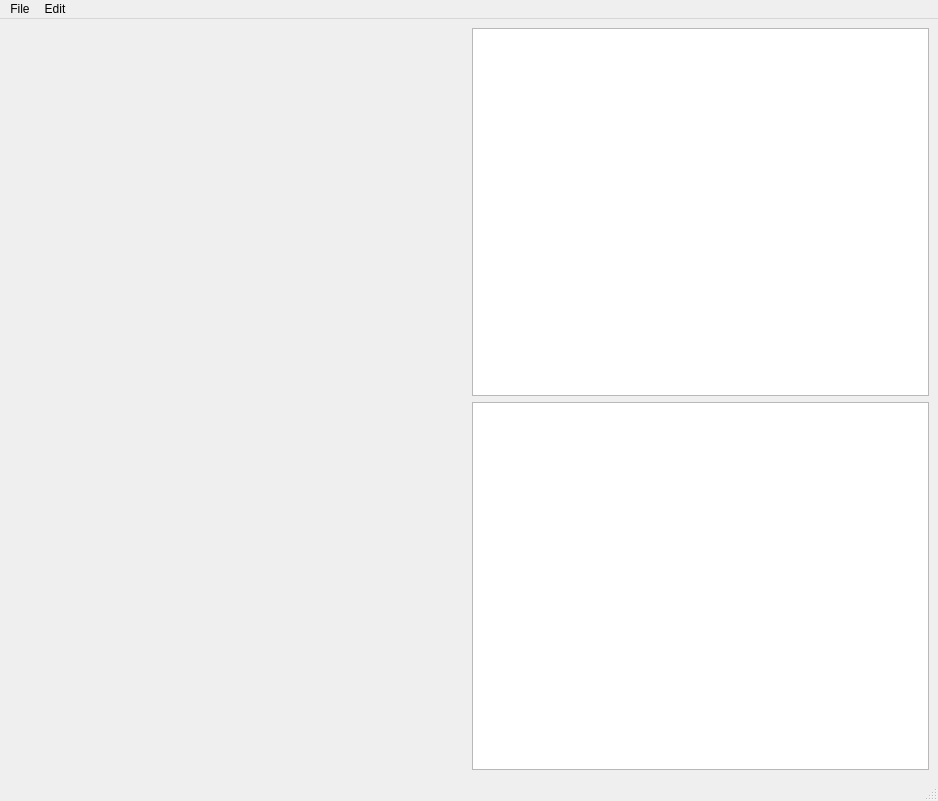
<?xml version="1.0" encoding="UTF-8"?>
<ui version="4.0">
 <class>MainWindow</class>
 <widget class="QMainWindow" name="MainWindow">
  <property name="geometry">
   <rect>
    <x>0</x>
    <y>0</y>
    <width>938</width>
    <height>801</height>
   </rect>
  </property>
  <property name="windowTitle">
   <string>Octanavir</string>
  </property>
  <widget class="QWidget" name="centralwidget">
   <layout class="QHBoxLayout" name="horizontalLayout">
    <item>
     <layout class="QVBoxLayout" name="layoutPlots">
      <item>
       <widget class="QWidget" name="pltData" native="true">
        <property name="sizePolicy">
         <sizepolicy hsizetype="Expanding" vsizetype="Preferred">
          <horstretch>0</horstretch>
          <verstretch>0</verstretch>
         </sizepolicy>
        </property>
        <layout class="QVBoxLayout" name="verticalLayout"/>
       </widget>
      </item>
      <item>
       <widget class="QWidget" name="pltResiduals" native="true">
        <layout class="QVBoxLayout" name="verticalLayout_2"/>
       </widget>
      </item>
      <item>
       <widget class="QWidget" name="pltFit" native="true">
        <property name="sizePolicy">
         <sizepolicy hsizetype="Expanding" vsizetype="Preferred">
          <horstretch>0</horstretch>
          <verstretch>0</verstretch>
         </sizepolicy>
        </property>
        <layout class="QVBoxLayout" name="verticalLayout_4"/>
       </widget>
      </item>
      <item>
       <widget class="QWidget" name="pltResults" native="true">
        <property name="sizePolicy">
         <sizepolicy hsizetype="Expanding" vsizetype="Preferred">
          <horstretch>0</horstretch>
          <verstretch>0</verstretch>
         </sizepolicy>
        </property>
        <layout class="QVBoxLayout" name="verticalLayout_3"/>
       </widget>
      </item>
     </layout>
    </item>
    <item>
     <layout class="QVBoxLayout" name="layoutData">
      <item>
       <widget class="QTableView" name="tblData"/>
      </item>
      <item>
       <widget class="QTableWidget" name="tblResults"/>
      </item>
     </layout>
    </item>
   </layout>
  </widget>
  <widget class="QMenuBar" name="menubar">
   <property name="geometry">
    <rect>
     <x>0</x>
     <y>0</y>
     <width>938</width>
     <height>26</height>
    </rect>
   </property>
   <property name="nativeMenuBar">
    <bool>false</bool>
   </property>
   <widget class="QMenu" name="menuFile">
    <property name="title">
     <string>File</string>
    </property>
    <addaction name="actionOpen"/>
    <addaction name="actionClose"/>
    <addaction name="separator"/>
   </widget>
   <widget class="QMenu" name="menuEdit">
    <property name="title">
     <string>Edit</string>
    </property>
    <addaction name="actionSet_areas"/>
    <addaction name="separator"/>
   </widget>
   <addaction name="menuFile"/>
   <addaction name="menuEdit"/>
  </widget>
  <widget class="QStatusBar" name="statusbar"/>
  <action name="actionOpen">
   <property name="text">
    <string>Open</string>
   </property>
  </action>
  <action name="actionClose">
   <property name="text">
    <string>Close</string>
   </property>
  </action>
  <action name="actionSet_areas">
   <property name="text">
    <string>Set areas</string>
   </property>
  </action>
 </widget>
 <resources/>
 <connections/>
</ui>
